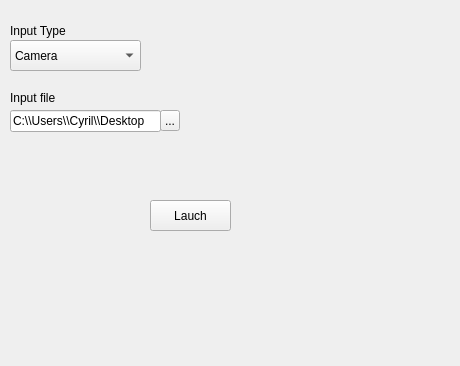
<?xml version="1.0" encoding="UTF-8"?>
<ui version="4.0">
 <class>Dialog</class>
 <widget class="QDialog" name="Dialog">
  <property name="geometry">
   <rect>
    <x>0</x>
    <y>0</y>
    <width>460</width>
    <height>366</height>
   </rect>
  </property>
  <property name="windowTitle">
   <string>Dialog</string>
  </property>
  <widget class="QLabel" name="autofocusLabel_3">
   <property name="geometry">
    <rect>
     <x>10</x>
     <y>20</y>
     <width>131</width>
     <height>21</height>
    </rect>
   </property>
   <property name="text">
    <string>Input Type</string>
   </property>
  </widget>
  <widget class="QPushButton" name="closeROI">
   <property name="geometry">
    <rect>
     <x>200</x>
     <y>380</y>
     <width>81</width>
     <height>31</height>
    </rect>
   </property>
   <property name="toolTip">
    <string>launch ROI fonctionnality</string>
   </property>
   <property name="text">
    <string>Lauch</string>
   </property>
  </widget>
  <widget class="QComboBox" name="inputKindComboBox">
   <property name="geometry">
    <rect>
     <x>10</x>
     <y>40</y>
     <width>131</width>
     <height>31</height>
    </rect>
   </property>
   <property name="toolTip">
    <string/>
   </property>
   <property name="currentIndex">
    <number>0</number>
   </property>
   <property name="sizeAdjustPolicy">
    <enum>QComboBox::AdjustToContentsOnFirstShow</enum>
   </property>
   <item>
    <property name="text">
     <string>Camera</string>
    </property>
   </item>
   <item>
    <property name="text">
     <string>Video</string>
    </property>
   </item>
   <item>
    <property name="text">
     <string>Picture</string>
    </property>
   </item>
  </widget>
  <widget class="QPushButton" name="closeROI_2">
   <property name="geometry">
    <rect>
     <x>150</x>
     <y>200</y>
     <width>81</width>
     <height>31</height>
    </rect>
   </property>
   <property name="toolTip">
    <string>launch ROI fonctionnality</string>
   </property>
   <property name="text">
    <string>Lauch</string>
   </property>
  </widget>
  <widget class="QToolButton" name="pathFileButton">
   <property name="geometry">
    <rect>
     <x>160</x>
     <y>110</y>
     <width>20</width>
     <height>21</height>
    </rect>
   </property>
   <property name="text">
    <string>...</string>
   </property>
  </widget>
  <widget class="QLineEdit" name="pathLineEdit">
   <property name="geometry">
    <rect>
     <x>10</x>
     <y>110</y>
     <width>151</width>
     <height>22</height>
    </rect>
   </property>
   <property name="text">
    <string>C:\\Users\\Cyril\\Desktop</string>
   </property>
  </widget>
  <widget class="QLabel" name="ConvoMatrixLabel">
   <property name="geometry">
    <rect>
     <x>10</x>
     <y>90</y>
     <width>171</width>
     <height>16</height>
    </rect>
   </property>
   <property name="text">
    <string>Input file</string>
   </property>
  </widget>
 </widget>
 <resources/>
 <connections>
  <connection>
   <sender>closeROI_2</sender>
   <signal>clicked()</signal>
   <receiver>Dialog</receiver>
   <slot>launch()</slot>
   <hints>
    <hint type="sourcelabel">
     <x>215</x>
     <y>212</y>
    </hint>
    <hint type="destinationlabel">
     <x>250</x>
     <y>224</y>
    </hint>
   </hints>
  </connection>
  <connection>
   <sender>pathFileButton</sender>
   <signal>clicked()</signal>
   <receiver>Dialog</receiver>
   <slot>browse_path()</slot>
   <hints>
    <hint type="sourcelabel">
     <x>162</x>
     <y>119</y>
    </hint>
    <hint type="destinationlabel">
     <x>211</x>
     <y>114</y>
    </hint>
   </hints>
  </connection>
 </connections>
 <slots>
  <slot>launch()</slot>
  <slot>browse_path()</slot>
 </slots>
</ui>
